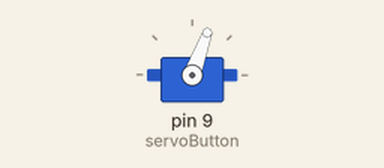
Recording of a sketch running on a simulated Arduino Uno, built with avr-gcc and run on an emulated ATmega328P. On the bench: servo.

Above: at 0.05 s.
At 30.35 s:
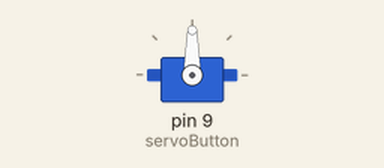
Timing chart, 0 to 39.5 s (numbered marks = the images above):
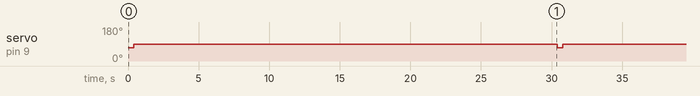

Measured:
- by itself, servo on pin 9 (servoButton): alternates 90° for 30.0 s and 70° for 0.40 s

The sketch:

Reset.ino
```cpp
// include the Servo library
#include <Servo.h>

// create servo object
Servo servoButton;

bool keepLooping = true;
int defaultPosition = 90;

void setup() {
  servoButton.write(defaultPosition); //starting angle
  servoButton.attach(9); // attaches the servo on pin 9 to the servo object

  Serial.begin(9600); // open a serial connection to your computer
}

void pressAButton(int pressDurationInMS) {
  servoButton.write(117); // set servo push down angle
  delay(pressDurationInMS);   // wait
  servoButton.write(defaultPosition); // reset servo angle
}

void pressStartButton(int pressDurationInMS) {
  servoButton.write(70); // set servo push down angle
  delay(pressDurationInMS);   // wait
  servoButton.write(defaultPosition); // reset servo angle
}

void loop() {
  pressStartButton(400);
  delay(30000);
}
```
